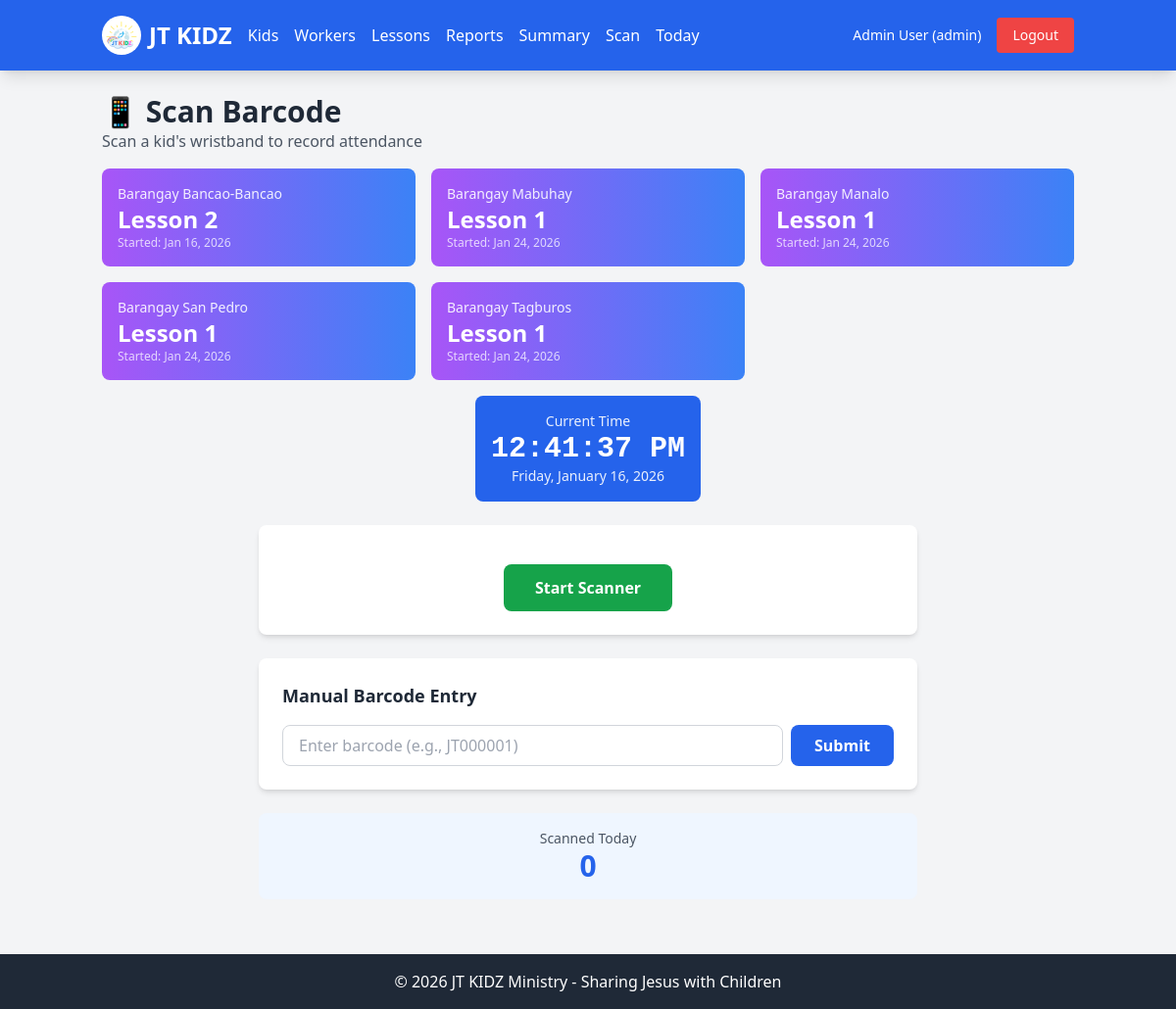
Screenshot of /attendance/scan (signed in) with the database file from the repository.
### models.py (models this page shows, shortened)
class User(db.Model):
    __tablename__ = 'users'
    id = db.Column(db.Integer, primary_key=True)
    name = db.Column(db.String(100), nullable=False)
    email = db.Column(db.String(120), unique=True, nullable=False)
    password = db.Column(db.String(255), nullable=False)
    role = db.Column(db.String(20), nullable=False, default='staff')  # 'admin' or 'staff'
    assigned_sites = db.Column(db.Text, nullable=True)  # JSON array of assigned sites for staff
    created_at = db.Column(db.DateTime, default=datetime.utcnow)

class SiteLessonSettings(db.Model):
    __tablename__ = 'site_lesson_settings'
    id = db.Column(db.Integer, primary_key=True)
    site = db.Column(db.String(100), unique=True, nullable=False)
    current_lesson = db.Column(db.Integer, nullable=False, default=1)  # Current lesson (1-6)
    lesson_start_date = db.Column(db.Date, nullable=True)  # When this lesson started
    updated_at = db.Column(db.DateTime, default=datetime.utcnow, onupdate=datetime.utcnow)

### blueprints/attendance.py (the view)
@attendance_bp.route('/scan')
@login_required
def scan_page():
    current_user = User.query.get(session['user_id'])
    if current_user.role == 'admin':
        sites = db.session.query(Kid.site).distinct().order_by(Kid.site).all()
        user_sites = [s[0] for s in sites]
    else:
        user_sites = current_user.get_assigned_sites()
    lesson_settings = {}
    for site in user_sites:
        setting = SiteLessonSettings.query.filter_by(site=site).first()
        if not setting:
            setting = SiteLessonSettings(site=site, current_lesson=1, lesson_start_date=date(2026, 1, 24))
            db.session.add(setting)
            db.session.commit()
        lesson_settings[site] = {
            'current_lesson': setting.current_lesson,
            'start_date': setting.lesson_start_date.strftime('%b %d, %Y') if setting.lesson_start_date else 'Not set'
        }
    return render_template('scan.html', lesson_settings=lesson_settings)

### app.py (called while the page is built)
@app.context_processor
def inject_user():
    return dict(
        current_user_name=session.get('user_name'),
        current_user_role=session.get('user_role')
    )

### blueprints/auth.py (called while the page is built)
def login_required(f):
    @wraps(f)
    def decorated_function(*args, **kwargs):
        if 'user_id' not in session:
            flash('Please log in to access this page.', 'warning')
            return redirect(url_for('auth.login'))
        return f(*args, **kwargs)
    return decorated_function

### templates/scan.html (shortened to what this page needs)
{% extends "base.html" %}
{% block content %}
<div class="mb-6">
    <h1 class="text-3xl font-bold text-gray-800">📱 Scan Barcode</h1>
    <p class="text-gray-600">Scan a kid's wristband to record attendance</p>
    {% if lesson_settings %}
    <div class="mt-4 grid grid-cols-1 md:grid-cols-2 lg:grid-cols-3 gap-4">
        {% for site, settings in lesson_settings.items() %}
        <div class="bg-gradient-to-r from-purple-500 to-blue-500 text-white rounded-lg p-4">
            <p class="text-sm opacity-90">{{ site }}</p>
            <p class="text-2xl font-bold">Lesson {{ settings.current_lesson }}</p>
            <p class="text-xs opacity-75">Started: {{ settings.start_date }}</p>
        </div>
        {% endfor %}
    </div>
    {% endif %}
    <div class="mt-4 text-center">
        <div class="bg-blue-600 text-white rounded-lg p-4 inline-block">
            <p class="text-sm opacity-90">Current Time</p>
            <p id="realtime-clock" class="text-3xl font-bold font-mono"></p>
            <p id="realtime-date" class="text-sm opacity-90"></p>
        </div>
    </div>
</div>
<div class="max-w-2xl mx-auto">
    <div class="bg-white rounded-lg shadow-md p-6 mb-6">
        <div class="text-center">
            <button id="start-scan" class="bg-green-600 hover:bg-green-700 text-white font-semibold py-3 px-8 rounded-lg">
                Start Scanner
            </button>
        </div>
    </div>
    <div class="bg-white rounded-lg shadow-md p-6">
        <h3 class="text-lg font-bold text-gray-800 mb-4">Manual Barcode Entry</h3>
        <form id="manual-form" class="flex gap-2">
            <input type="text" id="manual-barcode"
                   class="flex-1 px-4 py-2 border border-gray-300 rounded-lg focus:outline-none focus:ring-2 focus:ring-blue-500"
                   placeholder="Enter barcode (e.g., JT000001)"
                   pattern="JT\d{6}">
            <button type="submit" class="bg-blue-600 hover:bg-blue-700 text-white font-semibold py-2 px-6 rounded-lg">
                Submit
            </button>
        </form>
    </div>
    <div class="mt-6 text-center">
        <div class="bg-blue-50 rounded-lg p-4">
            <p class="text-sm text-gray-600">Scanned Today</p>
            <p id="today-count" class="text-3xl font-bold text-blue-600">0</p>
        </div>
    </div>
</div>
{% endblock %}

### templates/base.html (shortened to what this page needs)
<!DOCTYPE html>
<html lang="en">
<head>
    <script src="https://cdn.tailwindcss.com"></script>
</head>
<body class="bg-gray-100 min-h-screen">
    {% if current_user_name %}
    <nav class="bg-blue-600 text-white shadow-lg no-print">
        <div class="container mx-auto px-4">
            <div class="flex items-center justify-between py-4">
                <div class="flex items-center space-x-4">
                    <a href="{{ url_for('dashboard') }}" class="flex items-center space-x-2">
                        <img src="{{ url_for('static', filename='img/logo.png') }}" alt="JT KIDZ Logo" class="h-10 w-10 rounded-full bg-white p-1" onerror="this.style.display='none'">
                        <span class="text-2xl font-bold">JT KIDZ</span>
                    </a>
                    {% if current_user_role == 'admin' %}
                    <a href="{{ url_for('kids.list_kids') }}" class="hover:text-blue-200">Kids</a>
                    <a href="{{ url_for('users.list_users') }}" class="hover:text-blue-200">Workers</a>
                    <a href="{{ url_for('lessons.manage_lessons') }}" class="hover:text-blue-200">Lessons</a>
                    <a href="{{ url_for('reports.lesson_report') }}" class="hover:text-blue-200">Reports</a>
                    <a href="{{ url_for('reports.attendance_summary') }}" class="hover:text-blue-200">Summary</a>
                    {% else %}
                    <a href="{{ url_for('kids.list_kids') }}" class="hover:text-blue-200">Kids</a>
                    {% endif %}
                    <a href="{{ url_for('attendance.scan_page') }}" class="hover:text-blue-200">Scan</a>
                    <a href="{{ url_for('attendance.today_attendance') }}" class="hover:text-blue-200">Today</a>
                </div>
                <div class="flex items-center space-x-4">
                    <span class="text-sm">{{ current_user_name }} ({{ current_user_role }})</span>
                    <a href="{{ url_for('auth.logout') }}" class="bg-red-500 hover:bg-red-600 px-4 py-2 rounded text-sm">Logout</a>
                </div>
            </div>
        </div>
    </nav>
    {% endif %}
    <div class="container mx-auto px-4 py-6">
        {% block content %}{% endblock %}
    </div>
    <footer class="bg-gray-800 text-white text-center py-4 mt-8 no-print">
        <p>&copy; 2026 JT KIDZ Ministry - Sharing Jesus with Children</p>
    </footer>
</body>
</html>

### rows the page displays
User: name "Admin User", role "admin"
SiteLessonSettings: site "Barangay Bancao-Bancao", current_lesson "2", start_date "Jan 16, 2026"
SiteLessonSettings: site "Barangay Mabuhay", current_lesson "1", start_date "Jan 24, 2026"
SiteLessonSettings: site "Barangay Manalo", current_lesson "1", start_date "Jan 24, 2026"
SiteLessonSettings: site "Barangay San Pedro", current_lesson "1", start_date "Jan 24, 2026"
SiteLessonSettings: site "Barangay Tagburos", current_lesson "1", start_date "Jan 24, 2026"
